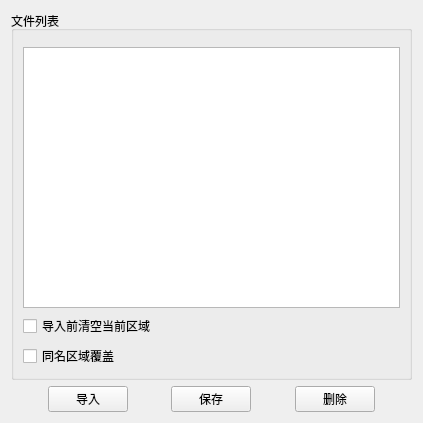
<?xml version="1.0" encoding="UTF-8"?>
<ui version="4.0">
 <class>CDlgZoneFileManage</class>
 <widget class="QWidget" name="CDlgZoneFileManage">
  <property name="geometry">
   <rect>
    <x>0</x>
    <y>0</y>
    <width>423</width>
    <height>423</height>
   </rect>
  </property>
  <property name="windowTitle">
   <string>Form</string>
  </property>
  <layout class="QVBoxLayout" name="verticalLayout_2">
   <item>
    <widget class="QGroupBox" name="groupBox">
     <property name="title">
      <string>文件列表</string>
     </property>
     <layout class="QVBoxLayout" name="verticalLayout" stretch="0,0,0">
      <property name="topMargin">
       <number>16</number>
      </property>
      <item>
       <widget class="QTableWidget" name="tableWidget"/>
      </item>
      <item>
       <widget class="QCheckBox" name="checkBox">
        <property name="text">
         <string>导入前清空当前区域</string>
        </property>
       </widget>
      </item>
      <item>
       <widget class="QCheckBox" name="checkBox_2">
        <property name="text">
         <string>同名区域覆盖</string>
        </property>
       </widget>
      </item>
     </layout>
    </widget>
   </item>
   <item>
    <layout class="QHBoxLayout" name="horizontalLayout">
     <item>
      <spacer name="horizontalSpacer">
       <property name="orientation">
        <enum>Qt::Horizontal</enum>
       </property>
       <property name="sizeHint" stdset="0">
        <size>
         <width>40</width>
         <height>20</height>
        </size>
       </property>
      </spacer>
     </item>
     <item>
      <widget class="QPushButton" name="pushButton_2">
       <property name="minimumSize">
        <size>
         <width>80</width>
         <height>0</height>
        </size>
       </property>
       <property name="text">
        <string>导入</string>
       </property>
      </widget>
     </item>
     <item>
      <spacer name="horizontalSpacer_2">
       <property name="orientation">
        <enum>Qt::Horizontal</enum>
       </property>
       <property name="sizeHint" stdset="0">
        <size>
         <width>40</width>
         <height>20</height>
        </size>
       </property>
      </spacer>
     </item>
     <item>
      <widget class="QPushButton" name="pushButton">
       <property name="minimumSize">
        <size>
         <width>80</width>
         <height>0</height>
        </size>
       </property>
       <property name="text">
        <string>保存</string>
       </property>
      </widget>
     </item>
     <item>
      <spacer name="horizontalSpacer_3">
       <property name="orientation">
        <enum>Qt::Horizontal</enum>
       </property>
       <property name="sizeHint" stdset="0">
        <size>
         <width>40</width>
         <height>20</height>
        </size>
       </property>
      </spacer>
     </item>
     <item>
      <widget class="QPushButton" name="pushButton_3">
       <property name="minimumSize">
        <size>
         <width>80</width>
         <height>0</height>
        </size>
       </property>
       <property name="text">
        <string>删除</string>
       </property>
      </widget>
     </item>
     <item>
      <spacer name="horizontalSpacer_4">
       <property name="orientation">
        <enum>Qt::Horizontal</enum>
       </property>
       <property name="sizeHint" stdset="0">
        <size>
         <width>40</width>
         <height>20</height>
        </size>
       </property>
      </spacer>
     </item>
    </layout>
   </item>
  </layout>
 </widget>
 <resources/>
 <connections/>
</ui>
